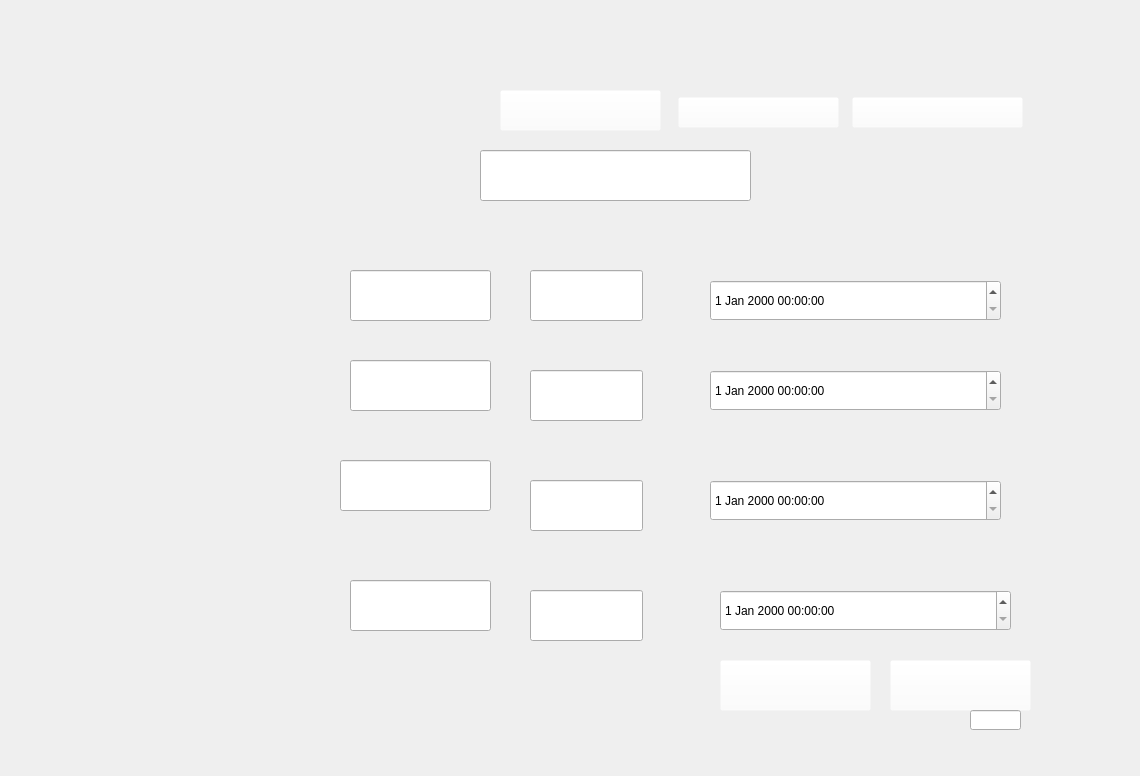
    <widget class="QWidget" name="add_student">
     <widget class="QLabel" name="student_label">
      <property name="geometry">
       <rect>
        <x>-50</x>
        <y>-40</y>
        <width>1131</width>
        <height>767</height>
       </rect>
      </property>
      <property name="styleSheet">
       <string notr="true">background:url(&quot;C:/Users/Dhia/Desktop/2eme/IMG_projet/add_student.png&quot;)</string>
      </property>
      <property name="text">
       <string/>
      </property>
     </widget>
     <widget class="QPushButton" name="pushButton_6">
      <property name="geometry">
       <rect>
        <x>500</x>
        <y>90</y>
        <width>161</width>
        <height>41</height>
       </rect>
      </property>
      <property name="styleSheet">
       <string notr="true">background:rgba(255,255,255,0);
border -radius:0px;</string>
      </property>
      <property name="text">
       <string/>
      </property>
     </widget>
     <widget class="QLineEdit" name="stud_id">
      <property name="geometry">
       <rect>
        <x>480</x>
        <y>150</y>
        <width>271</width>
        <height>51</height>
       </rect>
      </property>
     </widget>
     <widget class="QLineEdit" name="stud_login">
      <property name="geometry">
       <rect>
        <x>350</x>
        <y>270</y>
        <width>141</width>
        <height>51</height>
       </rect>
      </property>
     </widget>
     <widget class="QLineEdit" name="stud_pass">
      <property name="geometry">
       <rect>
        <x>350</x>
        <y>360</y>
        <width>141</width>
        <height>51</height>
       </rect>
      </property>
      <property name="echoMode">
       <enum>QLineEdit::Password</enum>
      </property>
     </widget>
     <widget class="QLineEdit" name="stud_name">
      <property name="geometry">
       <rect>
        <x>340</x>
        <y>460</y>
        <width>151</width>
        <height>51</height>
       </rect>
      </property>
     </widget>
     <widget class="QLineEdit" name="stud_family">
      <property name="geometry">
       <rect>
        <x>350</x>
        <y>580</y>
        <width>141</width>
        <height>51</height>
       </rect>
      </property>
     </widget>
     <widget class="QPushButton" name="pushButton_8">
      <property name="geometry">
       <rect>
        <x>720</x>
        <y>660</y>
        <width>151</width>
        <height>51</height>
       </rect>
      </property>
      <property name="styleSheet">
       <string notr="true">background:rgba(255,255,255,0);
border -radius:0px;</string>
      </property>
      <property name="text">
       <string/>
      </property>
     </widget>
     <widget class="QPushButton" name="pushButton_9">
      <property name="geometry">
       <rect>
        <x>890</x>
        <y>660</y>
        <width>141</width>
        <height>51</height>
       </rect>
      </property>
      <property name="styleSheet">
       <string notr="true">background:rgba(255,255,255,0);
border -radius:0px;</string>
      </property>
      <property name="text">
       <string/>
      </property>
     </widget>
     <widget class="QPushButton" name="pushButton_26">
      <property name="geometry">
       <rect>
        <x>678</x>
        <y>97</y>
        <width>161</width>
        <height>31</height>
       </rect>
      </property>
      <property name="styleSheet">
       <string notr="true">background:rgba(255,255,255,0);
border -radius:0px;</string>
      </property>
      <property name="text">
       <string/>
      </property>
     </widget>
     <widget class="QLineEdit" name="stud_add_subj1">
      <property name="geometry">
       <rect>
        <x>530</x>
        <y>270</y>
        <width>113</width>
        <height>51</height>
       </rect>
      </property>
     </widget>
     <widget class="QLineEdit" name="stud_add_subj2">
      <property name="geometry">
       <rect>
        <x>530</x>
        <y>370</y>
        <width>113</width>
        <height>51</height>
       </rect>
      </property>
     </widget>
     <widget class="QLineEdit" name="stud_add_subj3">
      <property name="geometry">
       <rect>
        <x>530</x>
        <y>480</y>
        <width>113</width>
        <height>51</height>
       </rect>
      </property>
     </widget>
     <widget class="QLineEdit" name="stud_add_subj4">
      <property name="geometry">
       <rect>
        <x>530</x>
        <y>590</y>
        <width>113</width>
        <height>51</height>
       </rect>
      </property>
     </widget>
     <widget class="QLineEdit" name="stud_add_d1y1_11">
      <property name="geometry">
       <rect>
        <x>970</x>
        <y>710</y>
        <width>51</width>
        <height>20</height>
       </rect>
      </property>
     </widget>
     <widget class="QDateTimeEdit" name="dateTimeEdit">
      <property name="geometry">
       <rect>
        <x>710</x>
        <y>280</y>
        <width>291</width>
        <height>41</height>
       </rect>
      </property>
     </widget>
     <widget class="QDateTimeEdit" name="dateTimeEdit_2">
      <property name="geometry">
       <rect>
        <x>710</x>
        <y>370</y>
        <width>291</width>
        <height>41</height>
       </rect>
      </property>
     </widget>
     <widget class="QDateTimeEdit" name="dateTimeEdit_3">
      <property name="geometry">
       <rect>
        <x>710</x>
        <y>480</y>
        <width>291</width>
        <height>41</height>
       </rect>
      </property>
     </widget>
     <widget class="QDateTimeEdit" name="dateTimeEdit_4">
      <property name="geometry">
       <rect>
        <x>720</x>
        <y>590</y>
        <width>291</width>
        <height>41</height>
       </rect>
      </property>
     </widget>
     <widget class="QPushButton" name="pushButton_41">
      <property name="geometry">
       <rect>
        <x>852</x>
        <y>97</y>
        <width>171</width>
        <height>31</height>
       </rect>
      </property>
      <property name="styleSheet">
       <string notr="true">background:rgba(255,255,255,0);
border -radius:0px;</string>
      </property>
      <property name="text">
       <string/>
      </property>
     </widget>
    </widget>
